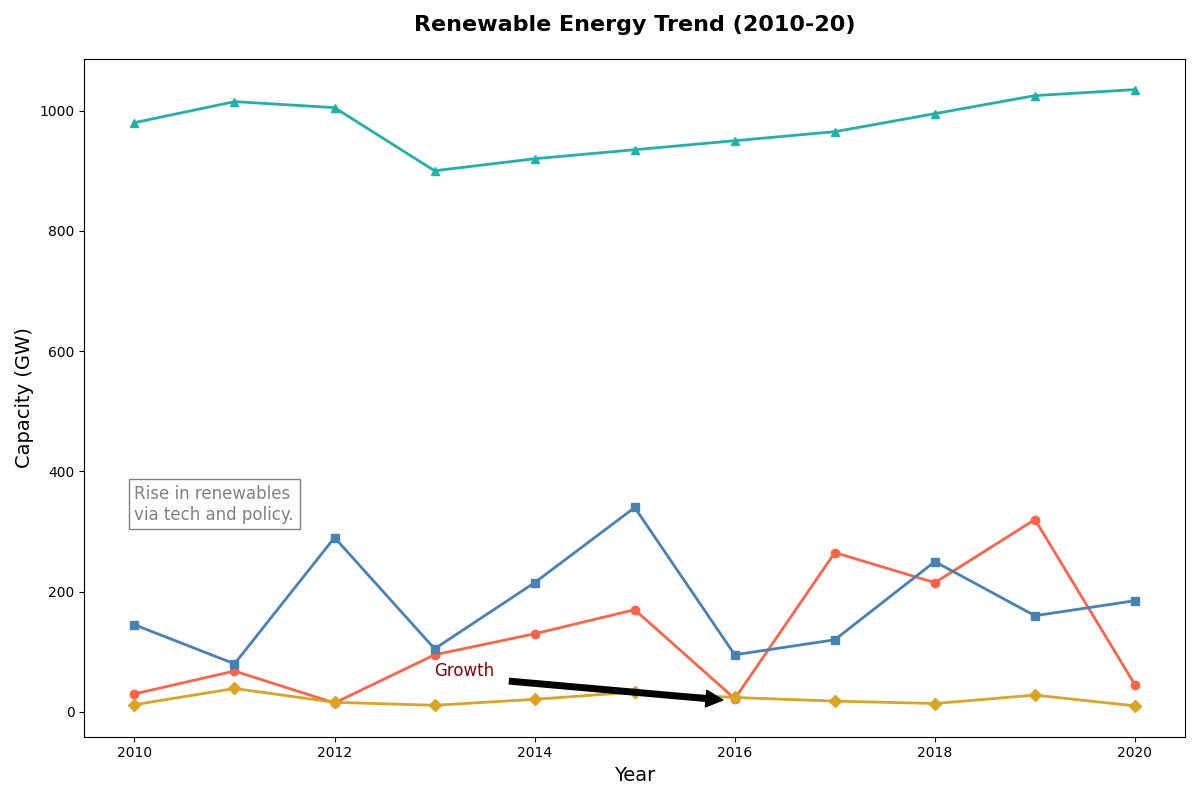

The Python source for this figure:
import matplotlib.pyplot as plt
import numpy as np

years = np.arange(2010, 2021)
solar_energy = [30, 68, 15, 95, 130, 170, 22, 265, 215, 320, 45]
wind_energy = [145, 80, 290, 105, 215, 340, 95, 120, 250, 160, 185]
hydro_energy = [980, 1015, 1005, 900, 920, 935, 950, 965, 995, 1025, 1035]
geothermal_energy = [12, 39, 16, 11, 21, 33, 24, 18, 14, 28, 10]

fig, ax = plt.subplots(figsize=(12, 8))

ax.plot(years, solar_energy, marker='o', linestyle='-', color='#FF6347', linewidth=2)   # Changed color to tomato
ax.plot(years, wind_energy, marker='s', linestyle='-', color='#4682B4', linewidth=2)   # Changed color to steelblue
ax.plot(years, hydro_energy, marker='^', linestyle='-', color='#20B2AA', linewidth=2)  # Changed color to lightseagreen
ax.plot(years, geothermal_energy, marker='D', linestyle='-', color='#DAA520', linewidth=2)  # Changed color to goldenrod

plt.title('Renewable Energy Trend (2010-20)', fontsize=16, fontweight='bold', pad=20)
plt.xlabel('Year', fontsize=14)
plt.ylabel('Capacity (GW)', fontsize=14)

ax.annotate('Growth', xy=(2016, 18), xytext=(2013, 60),
             arrowprops=dict(facecolor='black', shrink=0.05), fontsize=12, color='darkred')

plt.text(2010, 320, "Rise in renewables\nvia tech and policy.",
         fontsize=12, color='grey', bbox=dict(facecolor='white', alpha=0.5))

plt.tight_layout()

plt.show()
